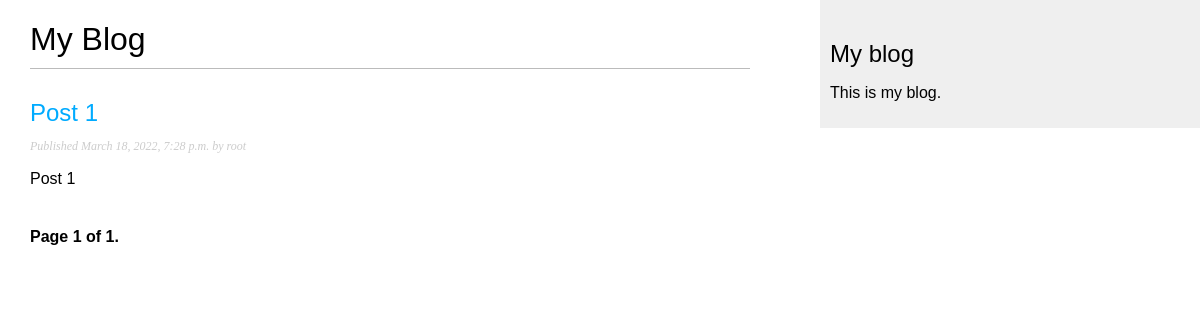
Page /blog/ on the earlier database version.
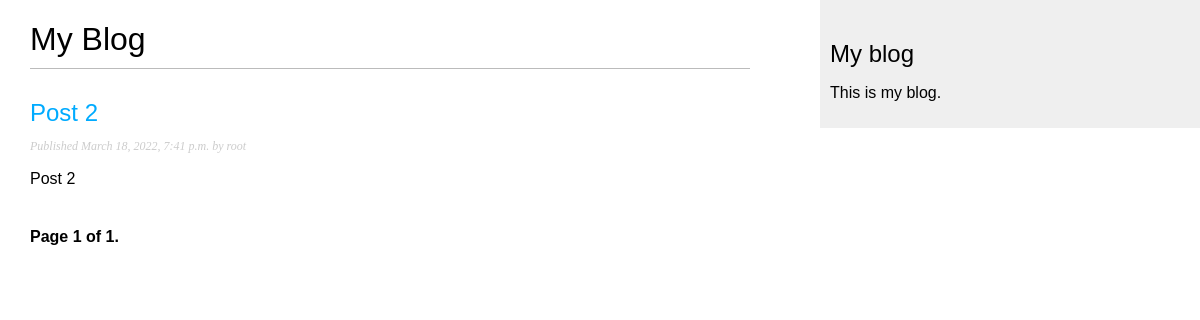
Same page on the later database version.
### blog/models.py (models this page shows, shortened)
class Post(models.Model):
    STATUS_CHOICE = (
        ('draft', 'Draft'),
        ('published', 'Published')
    )
    title = models.CharField(max_length=250)
    slug = models.SlugField(max_length=250,
                            unique_for_date='publish')
    author = models.ForeignKey(User,
                               on_delete=models.CASCADE,
                               related_name='blog_posts')
    body = models.TextField()
    publish = models.DateTimeField(default=timezone.now)
    created = models.DateTimeField(auto_now_add=True)
    updated = models.DateTimeField(auto_now=True)
    status = models.CharField(max_length=10,
                              choices=STATUS_CHOICE,
                              default='draft')
    objects = models.Manager() # o gerenciador default
    published = PublishedManager() # o nosso gerenciador personalizado
    class Meta:
        ordering = ('-publish',)
    def get_absolute_url(self):
        return reverse('blog:post_detail', args=[self.publish.year, self.publish.month, self.publish.day, self.slug])

### blog/views.py (the view)
# urls.py: path('', views.PostListView.as_view(), name='post_list'),
class PostListView(ListView):
    queryset = Post.published.all()
    context_object_name = 'posts'
    paginate_by = 3
    template_name = 'blog/post/list.html'

### blog/templates/blog/post/list.html (shortened to what this page needs)
{% extends "blog/base.html" %}
{% block content %}
    <h1>My Blog</h1>
    {% for post in posts %}
        <h2>
            <a href="{{ post.get_absolute_url }}">
                {{ post.title }}
            </a>
        </h2>
        <p class="date">
            Published {{ post.publish }} by {{ post.author }}
        </p>
        {{ post.body|truncatewords:30|linebreaks }}
    {% endfor %}
    {% include "pagination.html" with page=page_obj %}
{% endblock %}

### blog/templates/blog/base.html (shortened to what this page needs)
{% load static %}
<!DOCTYPE html>
<html>
    <head>
        <link href="{% static "css/blog.css" %}" rel="stylesheet">
    </head>
    <body>
        <div id="content">
            {% block content %}
            {% endblock %}
        </div>
        <div id="sidebar">
            <h2>My blog</h2>
            <p>This is my blog.</p>
        </div>
    </body>
</html>

### blog/templates/pagination.html (shortened to what this page needs)
<div class="pagination">
    <span class="step-links">
        <span class="current">
            Page {{ page.number }} of {{ page.paginator.num_pages }}.
        </span>
    </span>
</div>

### blog/static/css/blog.css (style rules this page uses)
body { margin: 0; padding: 0; font-family: helvetica, sans-serif; }
a { color: #00abff; text-decoration: none; }
h1 { font-weight: normal; border-bottom: 1px solid #bbb; padding: 0 0 10px 0; }
h2 { font-weight: normal; margin: 30px 0 0; }
#content { float: left; width: 60%; padding: 0 0 0 30px; }
#sidebar { float: right; width: 30%; padding: 10px; background: #efefef; height: 100%; }
p.date { color: #ccc; font-family: georgia, serif; font-size: 12px; font-style: italic; }
.pagination { margin: 40px 0; font-weight: bold; }

Differences in the rows shown:
removed Post: title "Post 1", publish "March 18, 2022, 7:28 p.m.", author "root", body "Post 1"
added Post: title "Post 2", publish "March 18, 2022, 7:41 p.m.", author "root", body "Post 2"
